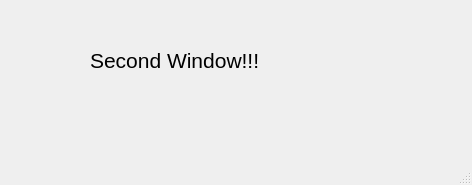
<?xml version="1.0" encoding="UTF-8"?>
<ui version="4.0">
 <class>MainWindow</class>
 <widget class="QMainWindow" name="MainWindow">
  <property name="geometry">
   <rect>
    <x>0</x>
    <y>0</y>
    <width>472</width>
    <height>185</height>
   </rect>
  </property>
  <property name="windowTitle">
   <string>MainWindow</string>
  </property>
  <widget class="QWidget" name="centralwidget">
   <widget class="QLabel" name="label">
    <property name="geometry">
     <rect>
      <x>90</x>
      <y>20</y>
      <width>251</width>
      <height>81</height>
     </rect>
    </property>
    <property name="font">
     <font>
      <pointsize>16</pointsize>
     </font>
    </property>
    <property name="text">
     <string>Second Window!!!</string>
    </property>
   </widget>
  </widget>
  <widget class="QMenuBar" name="menubar">
   <property name="geometry">
    <rect>
     <x>0</x>
     <y>0</y>
     <width>472</width>
     <height>27</height>
    </rect>
   </property>
  </widget>
  <widget class="QStatusBar" name="statusbar"/>
 </widget>
 <resources/>
 <connections/>
</ui>
